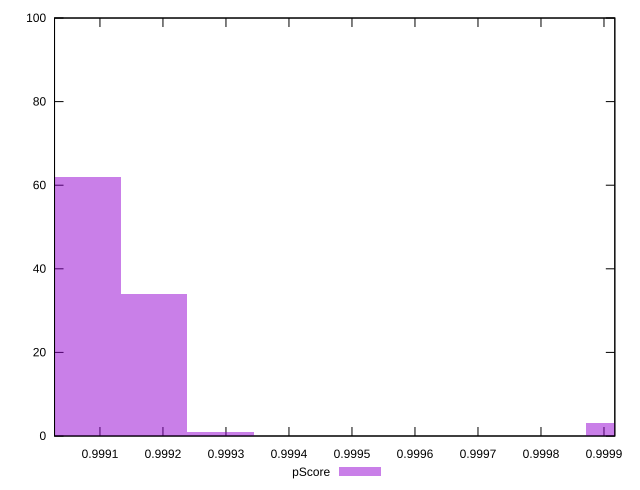

gnuplot code for this plot:
reset

$pScore <<EOF
0.9990801439668789 62
0.9991856991854703 34
0.9999245857156095 3
0.9992912544040616 1
EOF

set key outside below
set boxwidth 0.00010555521859132371
set xrange [0.9990279080801214:0.9999171991651494]
set yrange [0:100]
set trange [0:100]
set style fill transparent solid 0.5 noborder
set terminal svg size 640, 490 enhanced background rgb 'white'
set output "reports/report_00031_2021-02-24T23-18-18.084Z/interactive/samples/agenda/pScore/histogram.svg"

plot $pScore title "pScore" with boxes

reset
